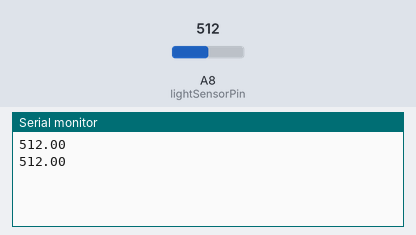
The sketch below on a simulated Arduino Mega 2560, built with avr-gcc and run on an emulated ATmega2560. Parts: the last lines printed to the serial monitor. The inputs (shaded band) are chosen by the test bench; at power-on: A8 (lightSensorPin) = 512.

Above: at 1.8 s.
1.9 s: A8 (lightSensorPin) set to 716
At 2.5 s:
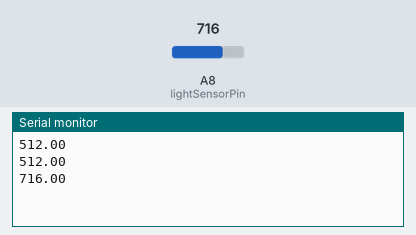
3.4 s: A8 (lightSensorPin) set to 900
At 4.8 s:
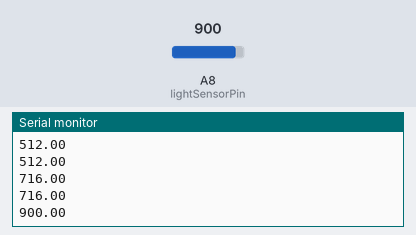
Timing chart, 0 to 6.4 s (numbered marks = the images above; inputs shaded):
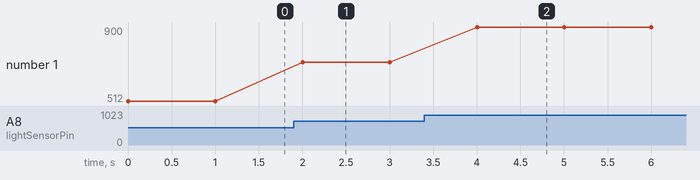

Measured:
- after the input at 1.9 s, the serial monitor: prints a new line after 0.10 s (image 1)
- after the input at 3.4 s, the serial monitor: prints a new line after 0.60 s (image 2)
- plotted number 1: 512 → 716 after the input at 1.9 s, 716 → 900 after the input at 3.4 s

The sketch:

light_sensor_analog.ino
```cpp
//testing light sensor (HW-870)
#include <Wire.h>
#include <Adafruit_MPU6050.h>
#include <Adafruit_VL53L0X.h>

int lightSensorPin = A8;
float lightValue = 0.0;

void setup() {
  // put your setup code here, to run once:
  Serial.begin(115200);

}

void loop() {
  // put your main code here, to run repeatedly:
  lightValue = analogRead(lightSensorPin);
  Serial.println(lightValue);

  delay(1000);


}
```
